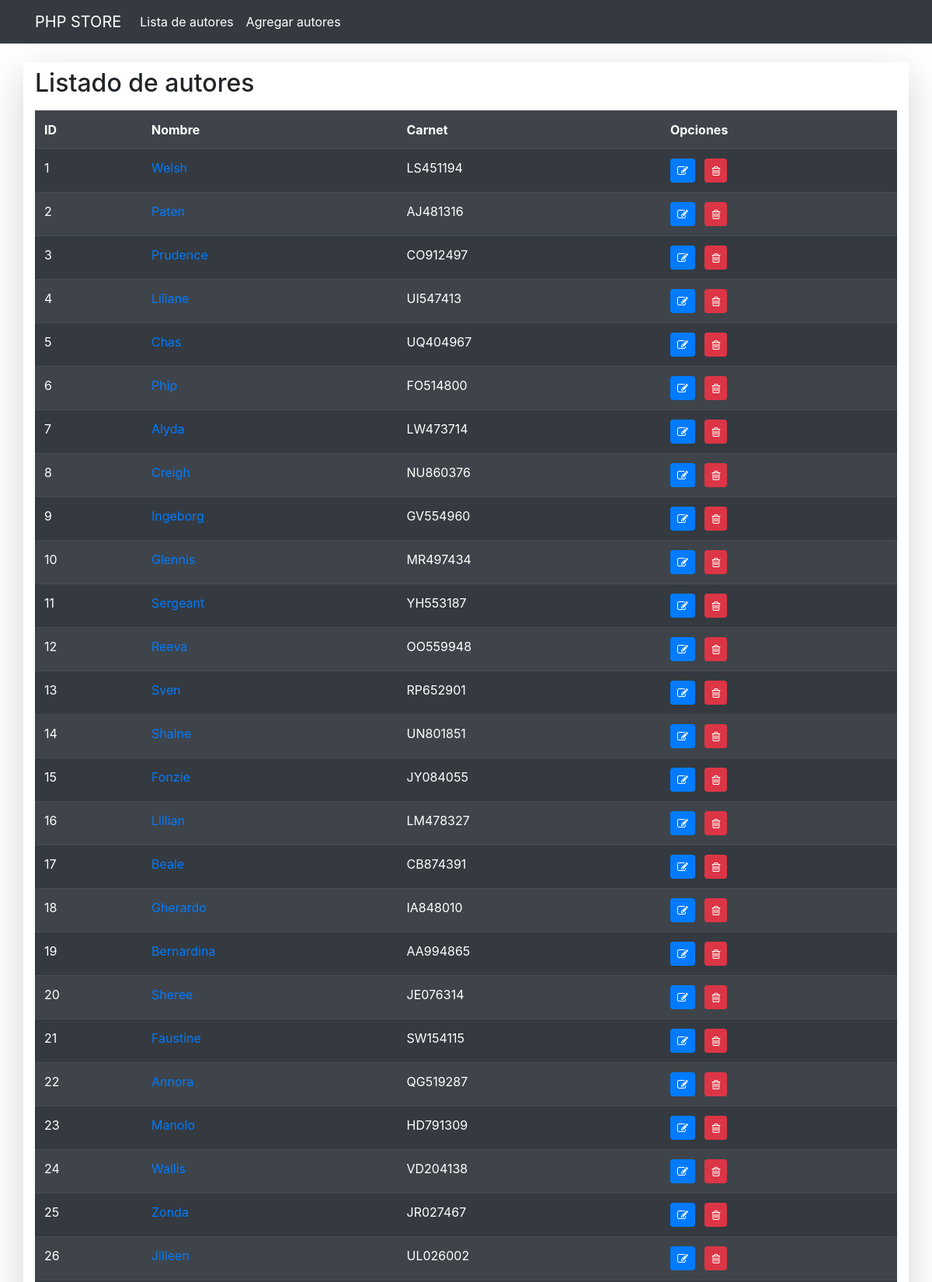
The page / (upper part) on the database its author committed.
### tables this page shows
CREATE TABLE IF NOT EXISTS `autor` (
  `idAutor` bigint(20) unsigned NOT NULL AUTO_INCREMENT,
  `nombre` varchar(255) NOT NULL,
  `carnet` varchar(8) DEFAULT NULL,
  PRIMARY KEY (`idAutor`),
  UNIQUE KEY `carnet` (`carnet`)
);

### index.php (the view, shortened to what this page needs)
<?php
require_once "db/db.php";
if(isset($_REQUEST['acc']) == '')
{
    $pagina = file_get_contents("templates/index.html");
    $pagina = preg_replace('/--nav--/', GetNav(), $pagina);
    $pagina = preg_replace('/--alert--/', '', $pagina);
    $pagina = preg_replace('/--data--/', GetData(), $pagina);
    $pagina = preg_replace('/--year--/', date("Y"), $pagina);
    echo $pagina;
}
function GetNav()
{
    $active='<li class=" textnav-item active"><a class=" text-white nav-link" href="index.php">Lista de autores</a></li>
    <li class=" nav-item"><a class="text-white nav-link" href="agregar.php">Agregar autores</a></li>';
    $nav = file_get_contents("templates/nav.html");
    $nav = preg_replace('/--active--/', $active, $nav);
    return $nav;
}
function GetData()
{
    global $con;
    $data="";
    $sql = mysqli_query($con, "SELECT * FROM autor ORDER BY idAutor ASC");
    if(mysqli_num_rows($sql) == 0){
        $data .= '<tr><td colspan="8">No hay datos.</td></tr>';
    }
    else
    {
        while($row = mysqli_fetch_assoc($sql)){
            $data .= '
            <tr>
                <td>'.$row['idAutor'].'</td>
                <td><a href="perfil.php?idAutor='.$row['idAutor'].'" title="Ver Perfil">'.$row['nombre'].'</a></td>
                <td>'.$row['carnet'].'</td>
                <td>
                    <a href="editar.php?idAutor='.$row['idAutor'].'" title="Editar datos" class="btn btn-primary btn-sm mr-2"><i class="fa fa-edit"></i></a>
                    <a href="index.php?acc=delete&idAutor='.$row['idAutor'].'" title="Eliminar empleado" onclick="return confirm(\'&iquest;Esta seguro de borrar al empleado '.$row['nombre'].'?\')" class="btn btn-danger btn-sm"><i class="fa fa-trash-o"></i></a>
                </td>
            </tr>
            ';
        }
    }
    return $data;
}
?>

### rows shown on the page
autor: idAutor "1", nombre "Welsh", carnet "LS451194"
autor: idAutor "2", nombre "Paten", carnet "AJ481316"
autor: idAutor "3", nombre "Prudence", carnet "CO912497"
autor: idAutor "4", nombre "Liliane", carnet "UI547413"
autor: idAutor "5", nombre "Chas", carnet "UQ404967"
autor: idAutor "6", nombre "Phip", carnet "FO514800"
autor: idAutor "7", nombre "Alyda", carnet "LW473714"
autor: idAutor "8", nombre "Creigh", carnet "NU860376"
autor: idAutor "9", nombre "Ingeborg", carnet "GV554960"
autor: idAutor "10", nombre "Glennis", carnet "MR497434"
autor: idAutor "11", nombre "Sergeant", carnet "YH553187"
autor: idAutor "12", nombre "Reeva", carnet "OO559948"
autor: idAutor "13", nombre "Sven", carnet "RP652901"
autor: idAutor "14", nombre "Shalne", carnet "UN801851"
autor: idAutor "15", nombre "Fonzie", carnet "JY084055"
autor: idAutor "16", nombre "Lillian", carnet "LM478327"
autor: idAutor "17", nombre "Beale", carnet "CB874391"
autor: idAutor "18", nombre "Gherardo", carnet "IA848010"
autor: idAutor "19", nombre "Bernardina", carnet "AA994865"
autor: idAutor "20", nombre "Sheree", carnet "JE076314"
autor: idAutor "21", nombre "Faustine", carnet "SW154115"
autor: idAutor "22", nombre "Annora", carnet "QG519287"
autor: idAutor "23", nombre "Manolo", carnet "HD791309"
autor: idAutor "24", nombre "Wallis", carnet "VD204138"
autor: idAutor "25", nombre "Zonda", carnet "JR027467"
autor: idAutor "26", nombre "Jilleen", carnet "UL026002"

### other values the page prints
$pagina "PHP STORE Listado de autores ID Nombre Carnet Opciones"
